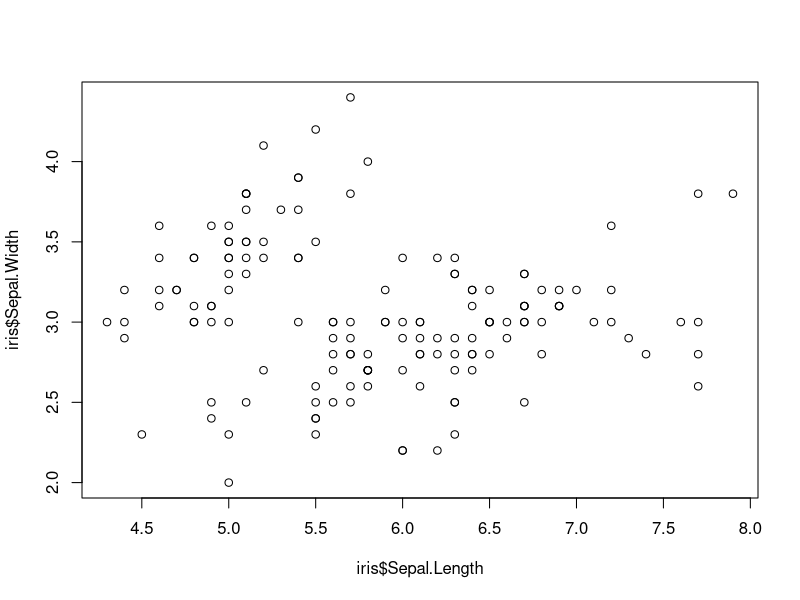
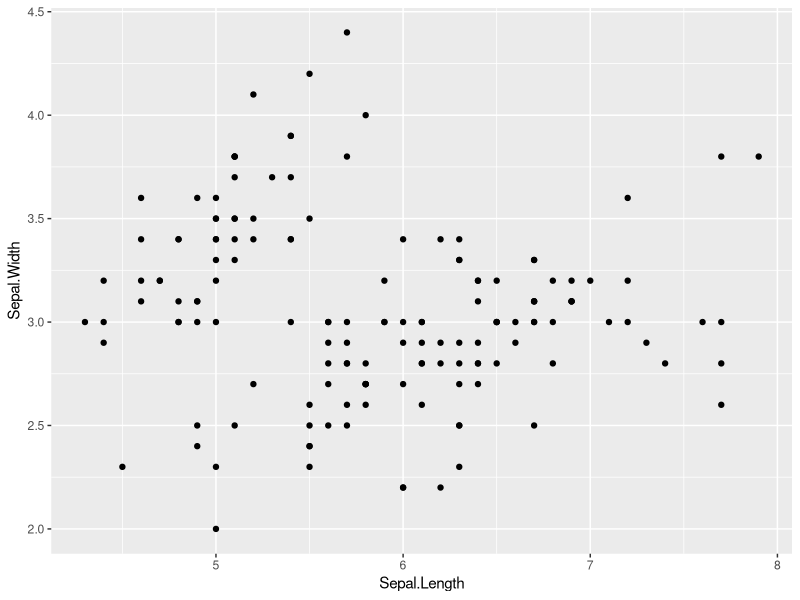
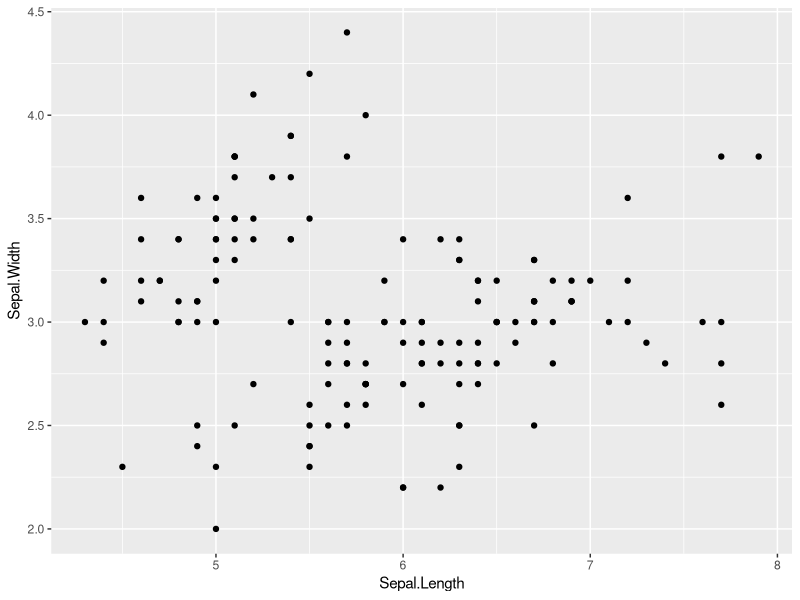
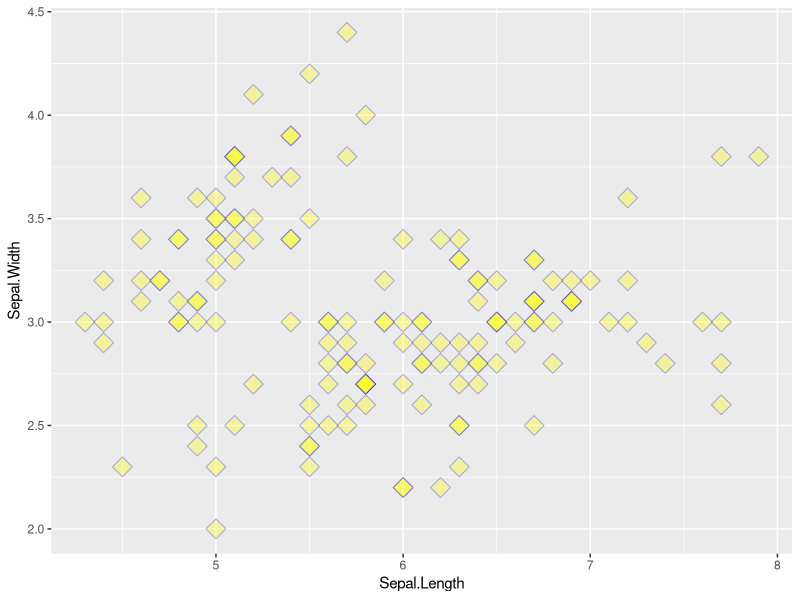
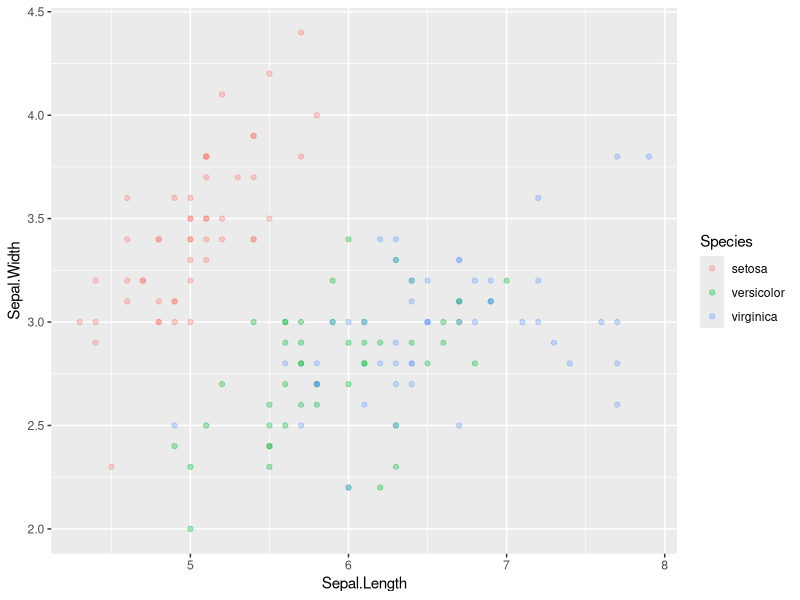
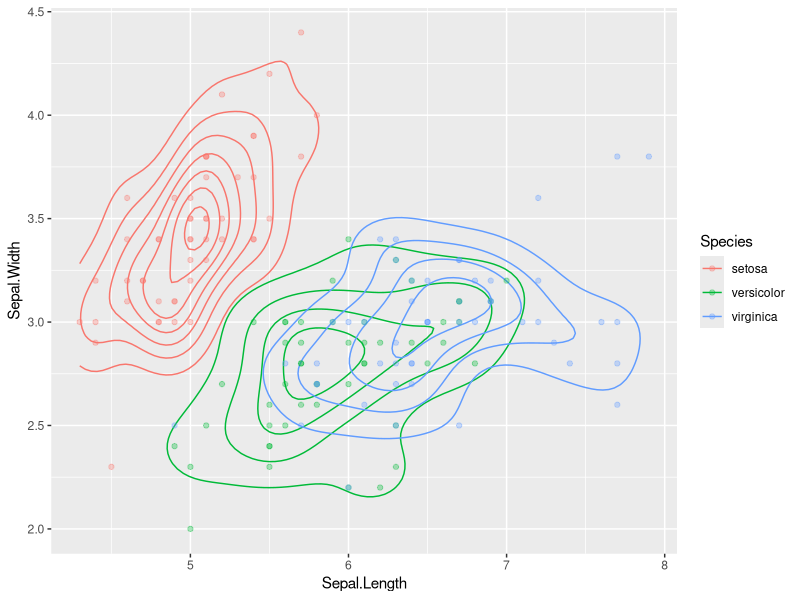
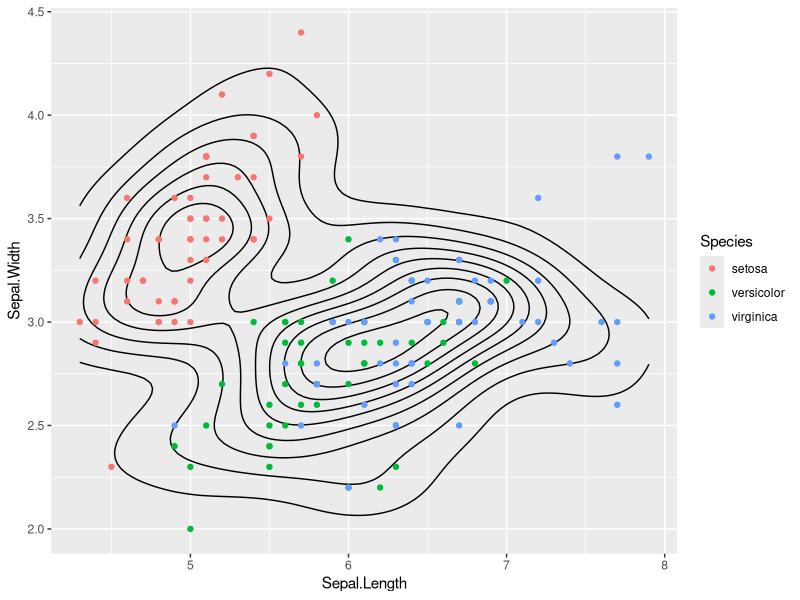
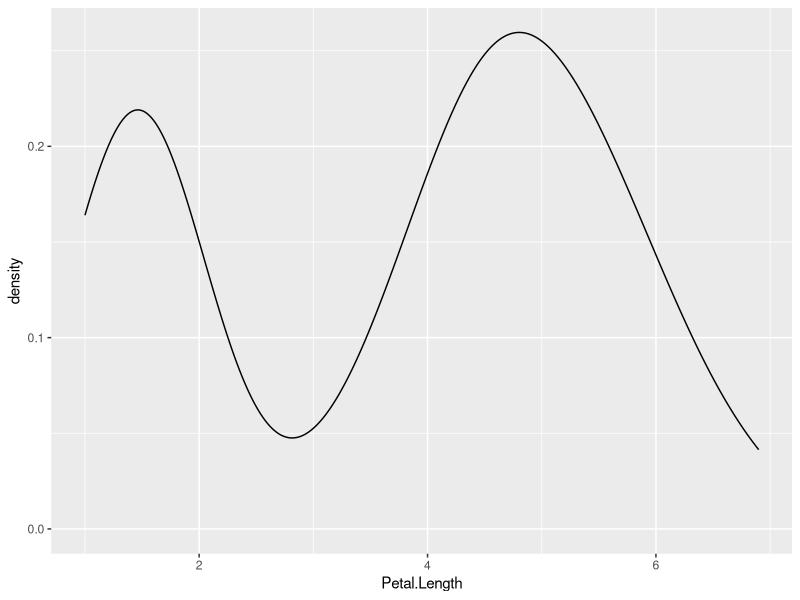

The R script that drew these images, in order:
## ---- chunk 1
print(iris)
## ---- chunk 2
plot(iris$Sepal.Length, iris$Sepal.Width)
## ---- chunk 3
# Try making a plot of iris Sepal Width vs Petal Width

## ---- chunk 4
# uncomment the line below and install ggplot2 only if you haven't already
#install.packages('ggplot2')

# load the ggplot2 library into the current R session
library(ggplot2)
## ---- chunk 5
ggplot(data = iris, mapping = aes(x = Sepal.Length, y = Sepal.Width)) +
  geom_point()
## ---- chunk 6
ggplot() +
  geom_point(data = iris, mapping = aes(x = Sepal.Length, y = Sepal.Width))
## ---- chunk 7
ggplot(data = iris, mapping = aes(x = Sepal.Length, y = Sepal.Width)) +
  geom_point(color = 'blue', fill = 'yellow', shape = 23, alpha = 0.33, size = 5)
## ---- chunk 8
# use ggplot to create a plot of iris Sepal Width vs Petal Width, with violet
# semi-transparent points

## ---- chunk 9
ggplot(data = iris, mapping = aes(x = Sepal.Length, y = Sepal.Width, color = Species)) +
  geom_point(alpha = 0.33)
## ---- chunk 10
# Based on the code above, make a plot where Sepal.Length is on the x axis,
# Sepal.Width is on the y axis, all the points are colored red, the shape of the
# point depends on the Species, and the point size depends on Petal.Width

## ---- chunk 11
# note, the first two lines are just our plot from above
ggplot(data = iris, mapping = aes(x = Sepal.Length, y = Sepal.Width, color = Species)) +
  geom_density2d() +
  geom_point(alpha = 0.33)
## ---- chunk 12
# Removed alpha for simplicity
# Made contour plot line color black (default is blue)
ggplot(data = iris) +
  geom_density2d(mapping = aes(x = Sepal.Length, y = Sepal.Width), color = 'black') +
  geom_point(mapping = aes(x = Sepal.Length, y = Sepal.Width, color = Species))
## ---- chunk 13
# Density plot to see the distribution of Petal Lengths in our data
ggplot(data = iris) +
  geom_density(mapping = aes(x = Petal.Length))
## ---- chunk 14
# Make a density plot that shows both the distribution of Petal.Length in all
# the data together in one color, and the distribution for each species'
# Petal.Length each in its own color

# Bonus: Change the linetype of the species' density plots so that each species
# has the same dashed line, but the line representing results across all the
# data is solid
## ---- chunk 15
basic_iris_plot <-
  ggplot(data = iris, aes(x = Sepal.Length, y = Sepal.Width, color = Species)) +
  geom_point()
print(basic_iris_plot)
# let's add another geom to this plot
iris_plot_with_contours <-
  basic_iris_plot + geom_density2d()
print(iris_plot_with_contours)
## ---- chunk 16
basic_iris_plot +
  ggtitle('Iris Sepals')
## ---- chunk 17
basic_iris_plot +
  ggtitle('Iris Sepals') +
  scale_x_continuous(name = 'Sepal Length',
                     limits = c(0,10)) +
  scale_y_log10(name = 'Sepal Width',
                breaks = c(2,3,4))
## ---- chunk 18
basic_iris_plot +
  scale_color_manual(values=c("violet", "blue", "gray"),
                     name="Iris Species",
                     labels=c("Bristle-Pointed Iris", "Blue Flag", "Virginia Iris"))
## ---- chunk 19
basic_iris_plot +
  scale_color_manual(values=c("violet", "blue", "gray"),
                     name="Iris Species",
                     labels=c("Bristle-Pointed Iris", "Blue Flag", "Virginia Iris")) +
  theme(legend.position = 'bottom')
## ---- chunk 20
basic_iris_plot +
  scale_color_manual(values=c("violet", "blue", "gray"),
                     name="Iris Species",
                     labels=c("Bristle-Pointed Iris", "Blue Flag", "Virginia Iris")) +
  theme(legend.position = 'bottom') +
  theme_bw()
## ---- chunk 21
iris_3_df <- data.frame(iris3)
print(iris_3_df)
## ---- chunk 22
ggplot(data = iris_3_df) +
  geom_point(mapping = aes(x = Sepal.L..Setosa, y = Sepal.W..Setosa), color = 'red') +
  geom_point(mapping = aes(x = Sepal.L..Versicolor, y = Sepal.W..Versicolor), color = 'blue') +
  geom_point(mapping = aes(x = Sepal.L..Virginica, y = Sepal.W..Virginica), color = 'green') +
  scale_x_continuous(name = 'Sepal Length') +
  scale_y_continuous(name = 'Sepal Width')
## ---- chunk 23
final_figure_ggplot_theme <- 
  theme(plot.title=element_text(size=16,face='bold'),
        plot.margin=unit(c(12,12,12,12),'pt'),
        panel.background=element_rect(fill='white'),
        panel.grid.major=element_line(color='grey',size=0.3),
        axis.line = element_line(color="black", size = 0.5),
        legend.title=element_blank(),
        legend.justification=c(0,1),
        legend.key = element_rect(fill='white'),
        legend.key.height = unit(2,'line'),
        legend.text=element_text(size=12,face='bold'),
        axis.text.x=element_text(size=12,face='bold'),
        axis.text.y=element_text(size=12,face='bold'),
        axis.title.x=element_text(size=14,face='bold'),
        axis.title.y=element_text(size=14,face='bold',angle=90)) +
  theme_bw()
## ---- chunk 24
# a figure with the iris data
sepal_points <-
  ggplot(data = iris, aes(x = Sepal.Length, y = Sepal.Width, color = Species)) +
  geom_point()

sepal_trends <-
  ggplot(data = iris, aes(x = Sepal.Length, y = Sepal.Width, color = Species)) +
  geom_smooth(method = 'lm')

# make boxplot with overlaid points randomly placed off-center and
# text labels placed at y = 0.75
petal_boxplot <-
  ggplot(data = iris, aes(x = Species, y = Petal.Width, color = Species)) +
  geom_boxplot() +
  geom_text(aes(label = Species), y = 0.75) +
  geom_point(position = 'jitter')
## ---- chunk 25
print(sepal_points)
print(sepal_trends)
print(petal_boxplot)
## ---- chunk 26
sepal_points_figure <- sepal_points + final_figure_ggplot_theme
print(sepal_points_figure)
sepal_trends_figure <- sepal_trends + final_figure_ggplot_theme
print(sepal_trends_figure)
petal_boxplot_figure <- petal_boxplot + final_figure_ggplot_theme
print(petal_boxplot_figure)
## ---- chunk 27
ggsave(file = 'sepal_points_figure.pdf',
       plot = sepal_points_figure, width = 6.5, height = 4,
       useDingbats=FALSE)
## ---- chunk 28
iris_nonvirginca <- subset(iris, Species != 'virginica')
iris_virginica_petals <- subset(iris, Species == 'virginica')[, c('Petal.Width', 'Species')]
print(iris_nonvirginca)
print(iris_virginica_petals)
## ---- chunk 29
ggplot() +
  geom_boxplot(data = iris_nonvirginca, aes(x = Species, y = Petal.Width, color = Species)) +
  geom_boxplot(data = iris_virginica_petals, aes(x = Species, y = Petal.Width, color = Species))
## ---- chunk 30
basic_iris_plot +
  facet_wrap( ~ Species)
## ---- chunk 31
library(gganimate)
basic_iris_plot +
  transition_states(Species)
## ---- chunk 32
library(cowplot)
plot_grid(sepal_points_figure, sepal_trends_figure, petal_boxplot_figure,
          labels = "AUTO")
## ---- chunk 33
library(cowplot)
top_row <- plot_grid(sepal_points_figure, labels = 'A')
bottom_row <- plot_grid(sepal_trends_figure, petal_boxplot_figure, labels = c('B', 'C'))
plot_grid(top_row, bottom_row, nrow = 2)
